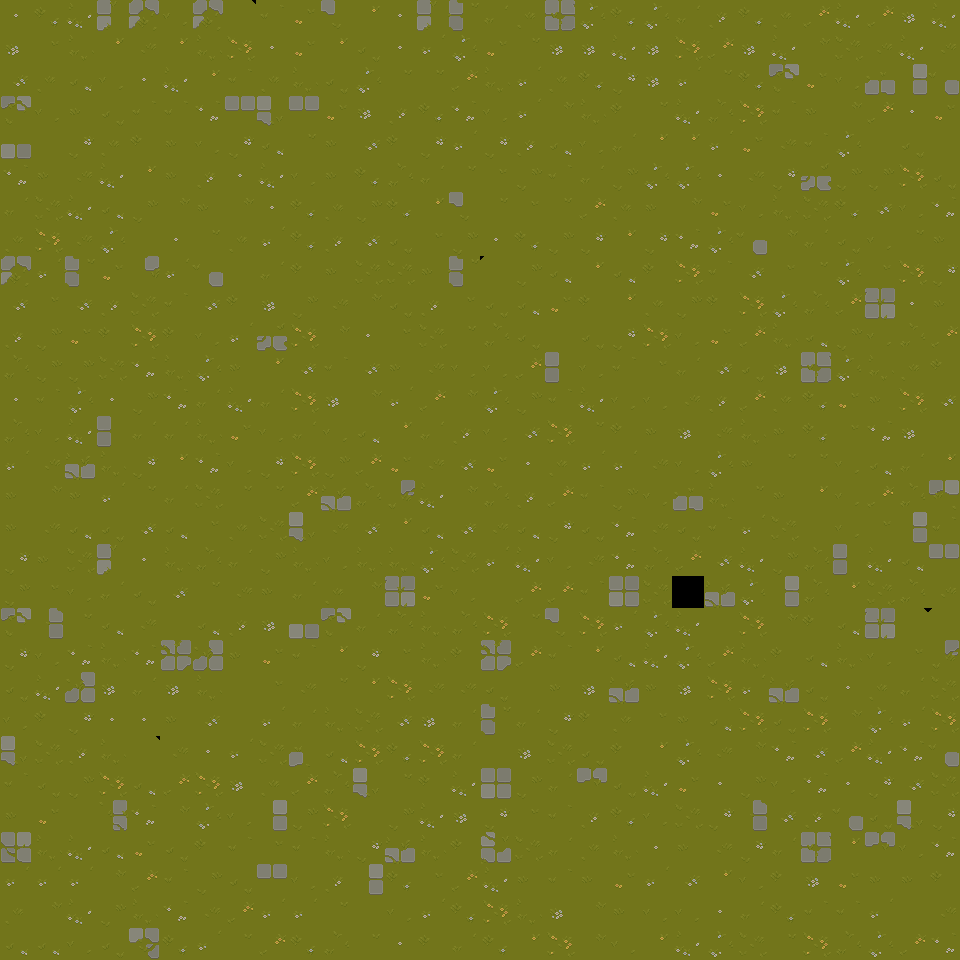

This is a level from a 2D game, rendered from its Tiled map with the project's own tilesets. A one-line summary and the complete map file follow:
An orthogonal 30x30 tile map with 32x32 px tiles, 1 tile layer (ground).

<map version="1.10" tiledversion="1.11.0" orientation="orthogonal" renderorder="right-down" width="30" height="30" tilewidth="32" tileheight="32" infinite="0" nextlayerid="2" nextobjectid="1">
 <editorsettings>
  <export target="map1.tmx" format="tmx" />
 </editorsettings>
 <tileset firstgid="1" source="Grass Tileset.tsx" />
 <layer id="1" name="ground" width="30" height="30">
  <data encoding="csv">
5,6,29,44,57,12,57,64,3,21,53,24,5,44,52,27,19,41,22,6,22,27,23,6,19,15,29,15,13,29,
13,17,25,24,28,24,25,30,5,21,24,4,5,31,22,21,20,13,13,29,13,30,15,13,29,11,26,28,29,28,
32,19,8,12,5,29,24,3,19,25,4,22,20,20,15,25,31,19,6,14,13,31,20,6,48,21,16,38,35,56,
48,12,9,4,3,3,7,45,60,45,21,13,23,6,7,16,31,11,25,2,20,29,18,30,3,9,11,15,5,21,
37,1,14,19,2,9,12,14,8,20,9,32,2,14,31,14,23,8,16,27,24,24,31,21,28,3,22,1,4,1,
7,9,28,29,24,9,23,5,29,12,9,6,18,27,20,17,10,3,27,10,22,22,5,28,14,40,10,10,30,4,
27,26,29,8,10,11,9,11,5,6,19,10,6,24,53,20,17,20,15,19,9,11,21,16,25,26,6,32,16,7,
19,30,28,22,1,5,20,19,31,6,23,32,4,17,10,5,6,10,14,24,14,7,22,56,11,27,4,12,20,9,
57,31,52,21,54,31,56,1,27,2,9,26,26,9,52,63,10,8,24,8,2,30,3,32,17,20,22,17,30,14,
32,17,32,23,26,3,32,2,13,10,28,11,4,23,17,4,8,21,2,24,19,10,2,30,22,18,15,34,5,9,
23,10,21,2,30,2,16,31,40,30,11,5,17,26,20,18,4,1,4,14,30,16,21,15,25,8,10,12,18,15,
18,10,10,26,7,25,22,9,24,32,3,32,9,28,12,12,15,36,16,3,17,27,32,4,13,41,22,25,19,2,
5,3,22,5,10,7,27,29,27,30,13,11,31,15,11,22,10,3,29,12,16,28,23,15,19,6,21,9,30,32,
18,12,29,36,27,27,25,21,12,27,12,8,24,27,23,12,32,30,20,2,9,13,28,25,9,6,17,7,13,1,
31,28,39,25,14,24,7,12,14,30,10,15,21,28,32,21,5,19,31,31,28,12,22,9,20,20,16,8,27,24,
9,11,9,31,20,27,26,20,20,15,39,18,59,29,11,18,23,15,3,10,12,38,25,20,9,24,16,15,18,46,
9,28,8,4,32,8,17,19,26,60,28,32,24,8,32,28,8,14,4,7,28,4,3,31,26,1,16,17,35,3,
14,9,26,44,5,25,18,27,10,25,16,25,25,22,26,31,29,12,28,7,18,15,32,29,10,18,36,29,8,45,
10,17,12,27,4,32,20,28,9,27,19,11,34,21,12,1,15,15,3,33,26,0,39,22,35,18,24,26,18,28,
48,43,20,8,28,1,8,23,13,37,48,27,18,25,18,30,20,53,30,31,22,29,1,30,11,2,8,34,64,63,
14,12,7,25,7,50,61,9,21,3,24,14,17,25,2,50,15,3,24,8,29,22,15,25,2,8,25,16,17,59,
4,29,61,13,27,13,25,1,17,28,20,24,30,28,28,4,1,9,13,39,9,13,30,31,39,4,5,19,27,26,
12,2,14,5,5,9,32,1,31,27,25,26,32,13,27,52,27,14,2,19,17,9,8,30,4,30,11,22,31,30,
60,26,23,25,64,28,5,31,26,55,8,30,6,30,27,1,13,26,4,2,24,22,28,11,7,32,15,29,7,56,
3,4,10,30,8,15,30,13,19,15,18,60,20,2,29,33,10,27,47,4,29,21,5,10,12,7,5,14,32,26,
9,21,1,51,7,11,22,16,35,10,30,1,10,29,13,14,17,3,23,6,16,26,14,43,32,23,56,4,60,14,
49,25,29,8,21,4,2,3,17,3,25,14,39,25,2,62,26,27,19,25,5,9,28,14,27,41,24,47,12,7,
31,31,31,11,15,3,10,4,45,16,23,35,6,17,15,29,9,3,9,21,31,32,24,12,2,13,21,9,9,2,
19,11,29,10,25,7,28,15,31,31,20,1,16,31,6,30,25,13,11,9,12,16,5,27,6,3,3,31,1,28,
8,8,16,4,58,6,31,20,15,6,18,20,5,2,27,6,24,30,11,12,24,29,22,26,20,30,18,22,15,7
</data>
 </layer>
</map>
